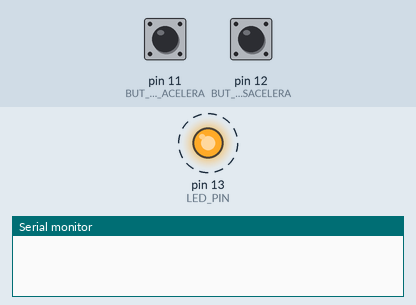
The sketch below on a simulated Arduino Uno, built with avr-gcc and run on an emulated ATmega328P. Shown: output pins drawn as LEDs (lit = HIGH), the last lines printed to the serial monitor. Dashed ring = blinking. The test bench sets the inputs (shaded band); at power-on: pin 11 (BUT_PIN_ACELERA) LOW, pin 12 (BUT_PIN_DESACELERA) LOW.

Above: at 0.9 s.
1.3 s: pin 11 (BUT_PIN_ACELERA) pulled HIGH for 0.15 s
At 2.01 s:
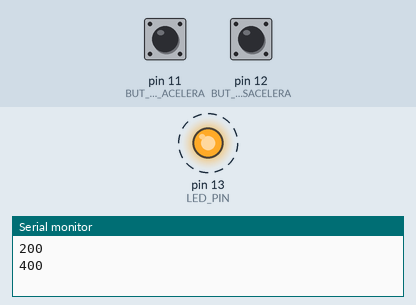
4.3 s: pin 12 (BUT_PIN_DESACELERA) pulled HIGH for 0.15 s
At 4.91 s:
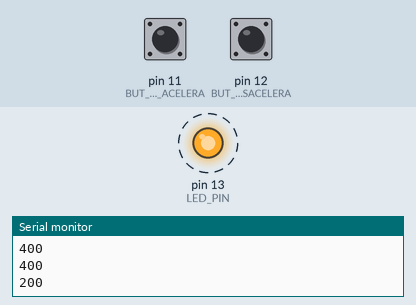
7.3 s: pin 12 (BUT_PIN_DESACELERA) pulsed HIGH 5 times (0.12 s each, 0.3 s apart)
At 8.4 s:
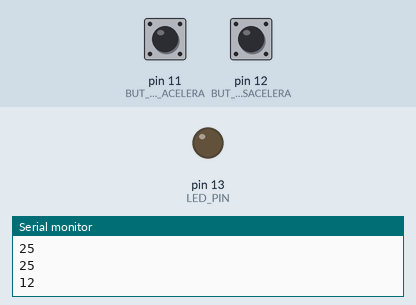
10.3 s: pin 11 (BUT_PIN_ACELERA) pulled HIGH for 1 s
13.3 s: pin 11 (BUT_PIN_ACELERA) pulsed HIGH 5 times (0.12 s each, 0.3 s apart)
Timing chart, 0 to 17.3 s (numbered marks = the images above; inputs shaded):
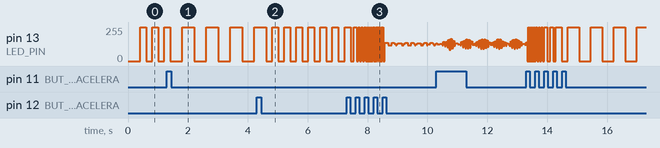

The sketch:

teste.ino
```cpp
#include "event_driven.h"
#define LED_PIN 13
#define BUT_PIN_ACELERA 11
#define BUT_PIN_DESACELERA 12

unsigned long spd;
int aceso;

void custom_init(){
  button_listen(BUT_PIN_DESACELERA);
  button_listen(BUT_PIN_ACELERA);
  pinMode(LED_PIN, OUTPUT);
  spd = 200;
  timer_set(spd);
  aceso = LOW;
}

void button_changed(int pin, int state){
  Serial.println(spd);
  if(pin == BUT_PIN_ACELERA && state == HIGH)
  {
    spd *= 2;
  } else if(pin == BUT_PIN_DESACELERA && state == HIGH){
    spd /= 2;
  }
}

void timer_expired(){
  digitalWrite(LED_PIN, aceso);
  aceso = !aceso;
  timer_set(spd);
}
```

event_driven.cpp
```cpp
#include "Arduino.h"
#include "event_driven.h"

#define MAX_PINS 2

int MyPins[MAX_PINS];
int PinStates[MAX_PINS];
int TotalPins = 0;
int Timer1, Timer2;

void button_listen(int pin){
   if(TotalPins >= MAX_PINS){
     return;
   }
   MyPins[TotalPins++] = pin;
   pinMode(pin, INPUT);
}

int timer_set(int ms){
   if(Timer1 == -1){
     Timer1 = millis() + ms;
     return 1;
   }
   else if(Timer2 == -1){
     Timer2 = millis() + ms;
     return 1;
   }
   return -1;
}

void setup_timers(){
  Timer1 = -1;
  Timer2 = -1;
}

void start_arrays(){
  for(int i=0; i< MAX_PINS; i++)
  {
    PinStates[i] = 0;
    MyPins[i] = 0;
  }
}

void setup() {
  Serial.begin(9600);
  start_arrays();
  setup_timers();
  custom_init();
}

void loop() {
    int button_state;
    for(int i=0; i<TotalPins; i++)
    {
       button_state = digitalRead(MyPins[i]);
       if(PinStates[i] != button_state){
         PinStates[i] = button_state;
         button_changed(MyPins[i], button_state);
       }
    }
    if(Timer1 != -1 && millis() > Timer1)
    {
      Timer1 = -1;
      timer_expired();
    }
    if(Timer2 != -1 && millis() > Timer2)
    {
      Timer2 = -1;
      timer_expired();
    }
}
```

event_driven.h
```cpp
/* Listeners */
void button_listen(int pin);
int timer_set(int ms);

/* Callbacks */
void button_changed(int pin, int value);
void timer_expired();

/* Init */
void custom_init();
```

Measured:
- after the input at 1.3 s, pin 13 (LED_PIN): alternates 255/255 for 0.40 s and 0/255 for 0.40 s, starting after 0.51 s
- after the input at 4.3 s, pin 13 (LED_PIN): alternates 255/255 for 0.20 s and 0/255 for 0.20 s, starting after 0.52 s
- by itself, pin 13 (LED_PIN): alternates 255/255 for 0.20 s and 0/255 for 0.20 s
